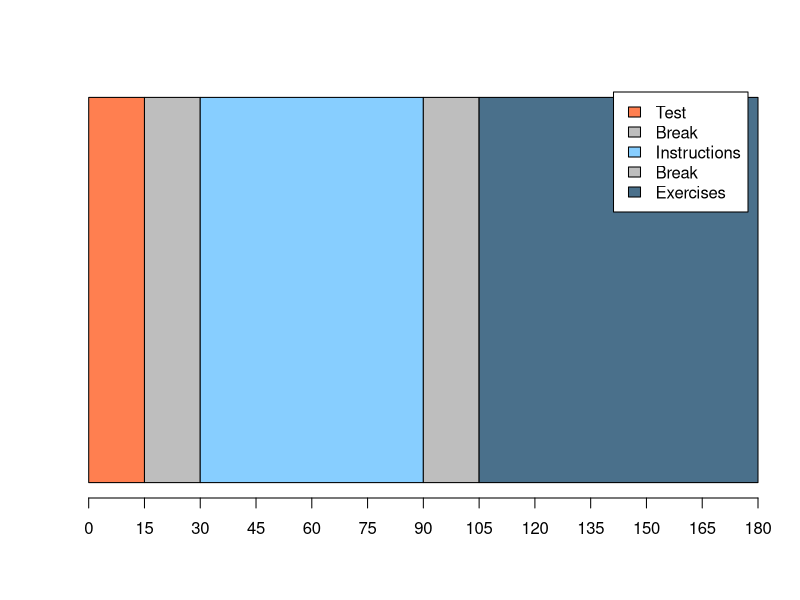
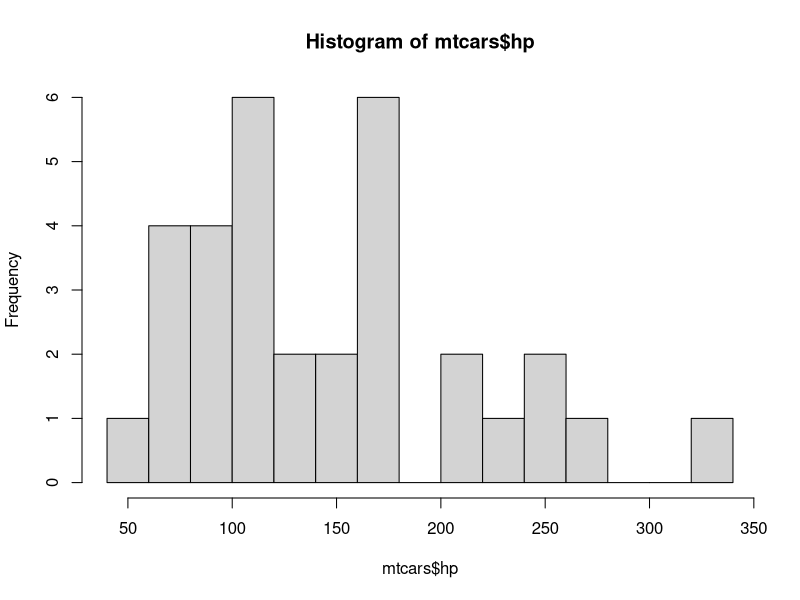

R code for these plots, in order:
## ---- chunk 1
# Settings
knitr::opts_chunk$set(include = T, eval = T, echo = T, message = F, warning = F)

# Working directory
knitr::opts_knit$set(root.dir = '/home/jrl/rcrs/slides')
## ---- chunk 2
barplot(matrix(c(15,15,60,15,75)), 
  horiz = T, axes = F, 
  legend.text = c("Test", "Break", "Instructions", "Break", "Exercises"), 
  col = c('coral', 'gray', 'skyblue1', 'gray', 'skyblue4'))
axis(side = 1, at = seq(0, 180, 15), labels = seq(0, 180, 15))
## ---- chunk 3
hist(mtcars$hp, 20)
summary(mtcars$hp)
## ---- chunk 4
summary(lm(hp ~ cyl, mtcars))
